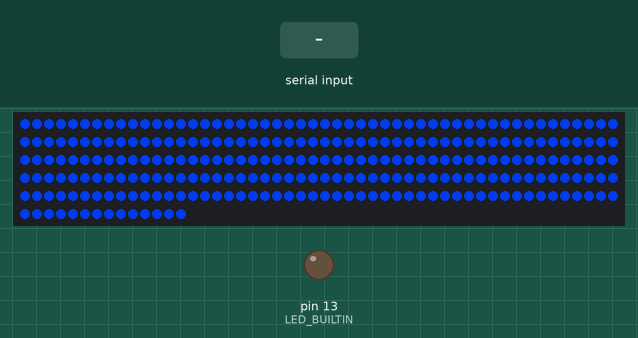
This sketch was run on a simulated Arduino Uno, built with avr-gcc and run on an emulated ATmega328P. Shown: 264 RGB LEDs in strip order, left to right, continuing on the next row, output pins drawn as LEDs (lit = HIGH). Inputs (shaded band) come from the test bench. Colours are those a GRB WS2812 strip shows for the declared byte order.

Above: at 2.2 s.
2.3 s: byte 255 (endMarker) received over Serial
Timing chart, 0 to 5.3 s (numbered marks = the images above; inputs shaded):
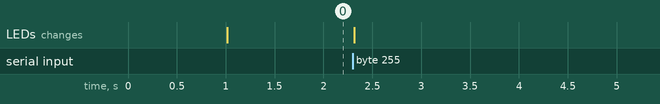

The sketch:

device.ino
```cpp
#include <FastLED.h>

#define LED_PIN 6
#define NUM_LEDS 12*22
#define LED_TYPE WS2812B
#define REC_BUFFER_SIZE NUM_LEDS*3+1
#define UPDATES_PER_SECOND 60
#define endMarker 0xFF

CRGB leds[NUM_LEDS];
int receptionIndex = 0;
int ledIndex = 0;
byte receivedInts[REC_BUFFER_SIZE];
bool stringComplete = false; // whether the string is complete

void setup()
{
  pinMode(LED_BUILTIN, OUTPUT);
  Serial.begin(500000); //115200); //, SERIAL_8N1);
  delay(1000); //wait 1 s
  FastLED.addLeds<LED_TYPE, LED_PIN>(leds, NUM_LEDS);
  fill_solid(leds, NUM_LEDS, CRGB(50, 0, 200));
  FastLED.show();
}

void loop()
{

  if (Serial.available() > 0)
  {
    byte dataIn = Serial.read();
    receivedInts[receptionIndex++] = dataIn;
    digitalWrite(LED_PIN, HIGH);
    if (dataIn == endMarker)
    {
      stringComplete = true;
      receptionIndex = 0;
    }
  }

  if (stringComplete == true)
  {
    digitalWrite(LED_PIN, LOW);
    stringComplete = false;
    displayLeds();
  }
}

void displayLeds()
{
  for (int i = 0; i < NUM_LEDS; i++)
  {
    leds[i] = CRGB(receivedInts[i*3], receivedInts[(i*3)+1], receivedInts[(i*3)+2]);
  }
  FastLED.show();
}
```
